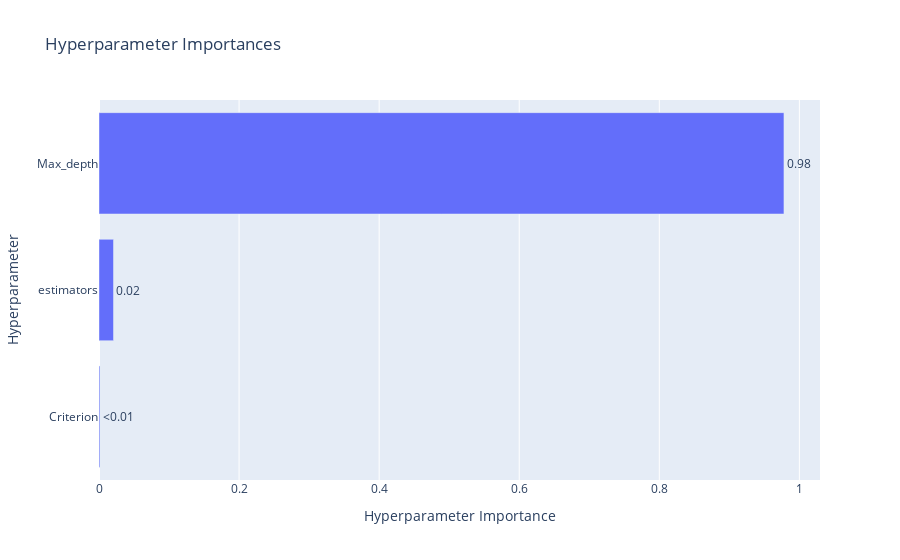

The notebook cell saved with this chart:
### Code cell
optuna.visualization.plot_param_importances(studyRF)

### Figure 1 — Plotly figure (JSON) as saved in the notebook; plotly's stock layout.template omitted (floating-point values rounded to 4 significant figures)
{"data": [{"cliponaxis": false, "hovertemplate": ["Criterion (CategoricalDistribution): 0.0013623197092226963<extra></extra>", "estimators (IntDistribution): 0.020684826801823743<extra></extra>", "Max_depth (IntDistribution): 0.9779528534889536<extra></extra>"], "name": "Objective Value", "orientation": "h", "text": ["<0.01", "0.02", "0.98"], "textposition": "outside", "type": "bar", "x": [0.001362, 0.02068, 0.978], "y": ["Criterion", "estimators", "Max_depth"]}], "layout": {"title": {"text": "Hyperparameter Importances"}, "xaxis": {"title": {"text": "Hyperparameter Importance"}}, "yaxis": {"title": {"text": "Hyperparameter"}}}}
